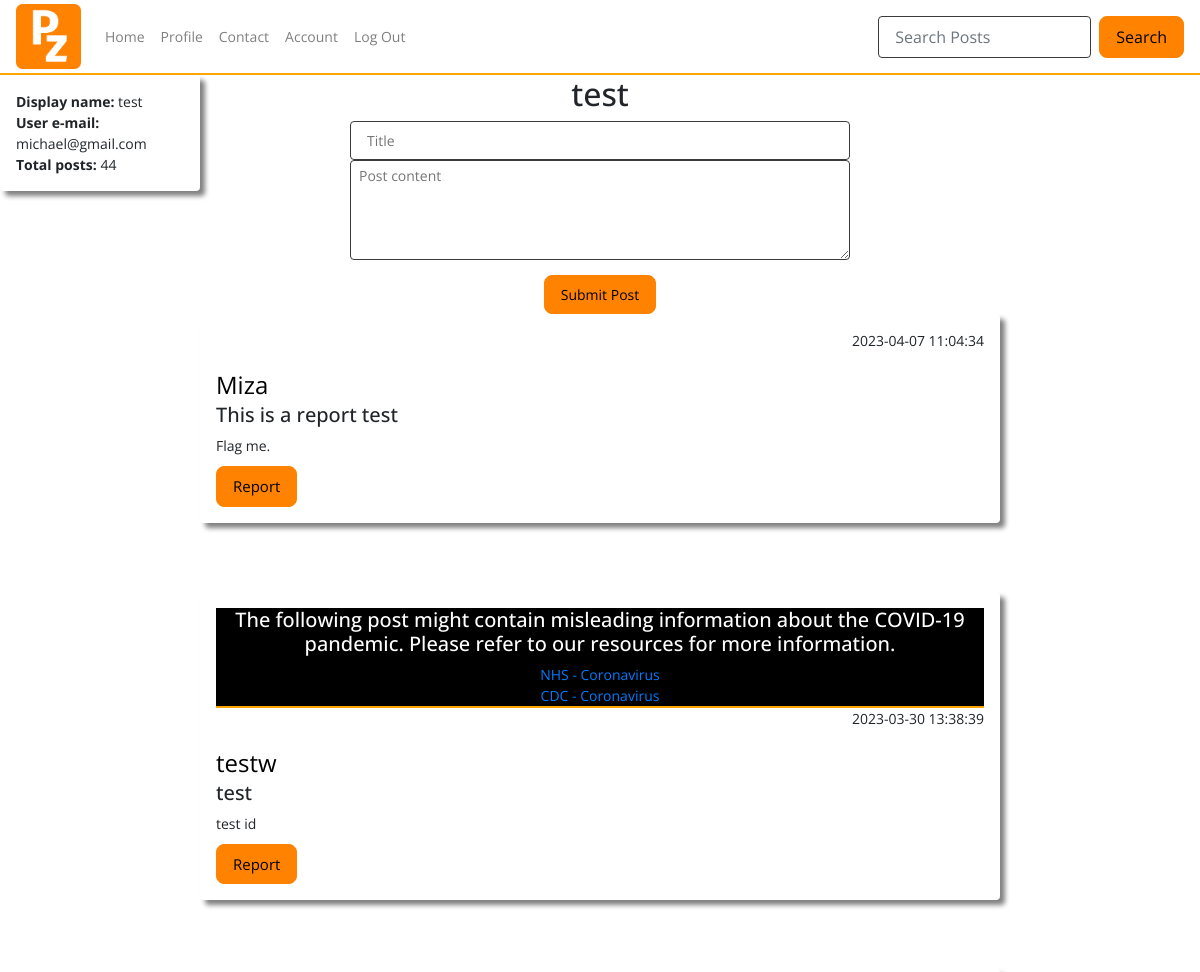
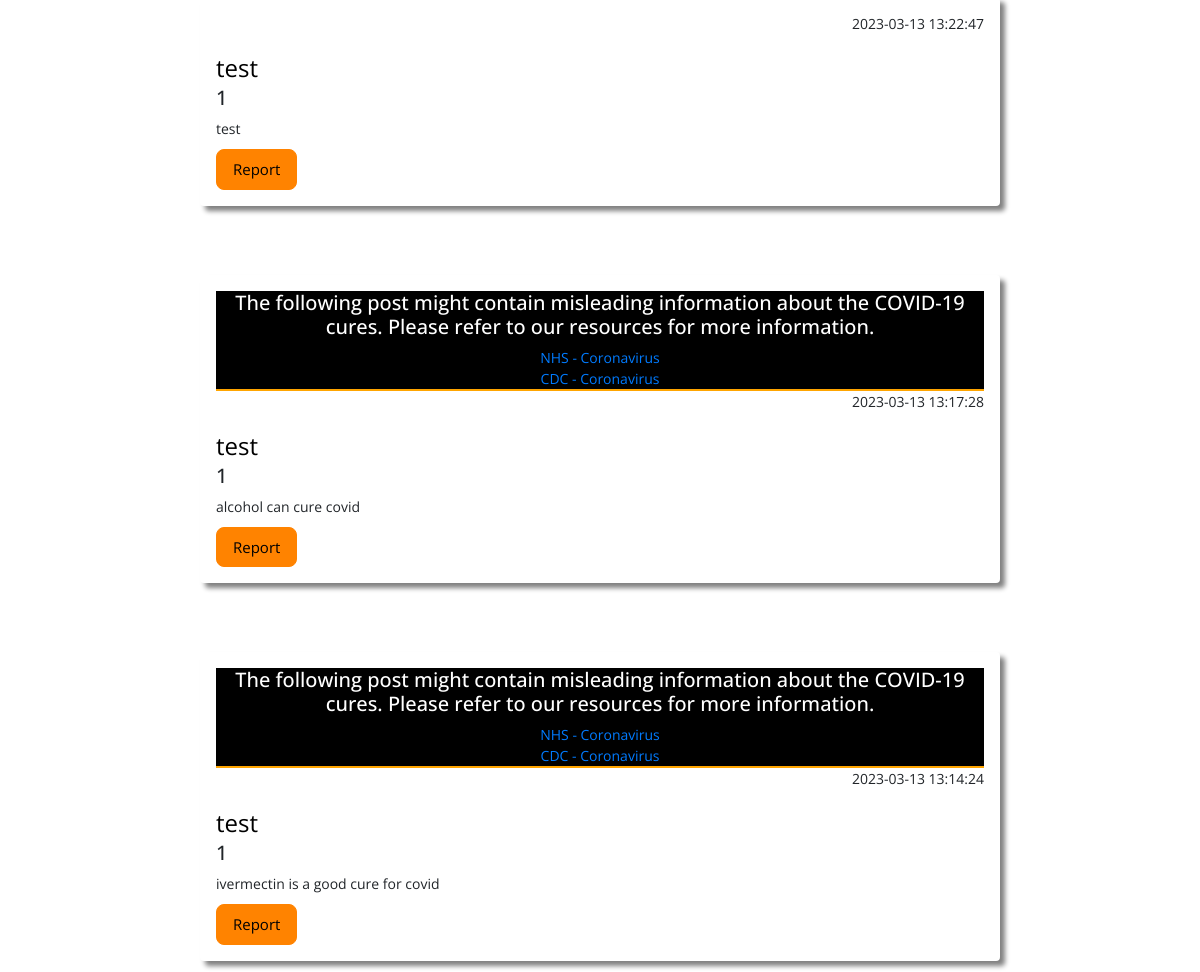
/index (signed in), run on an earlier commit of the app's database (2 pictures, top to bottom).
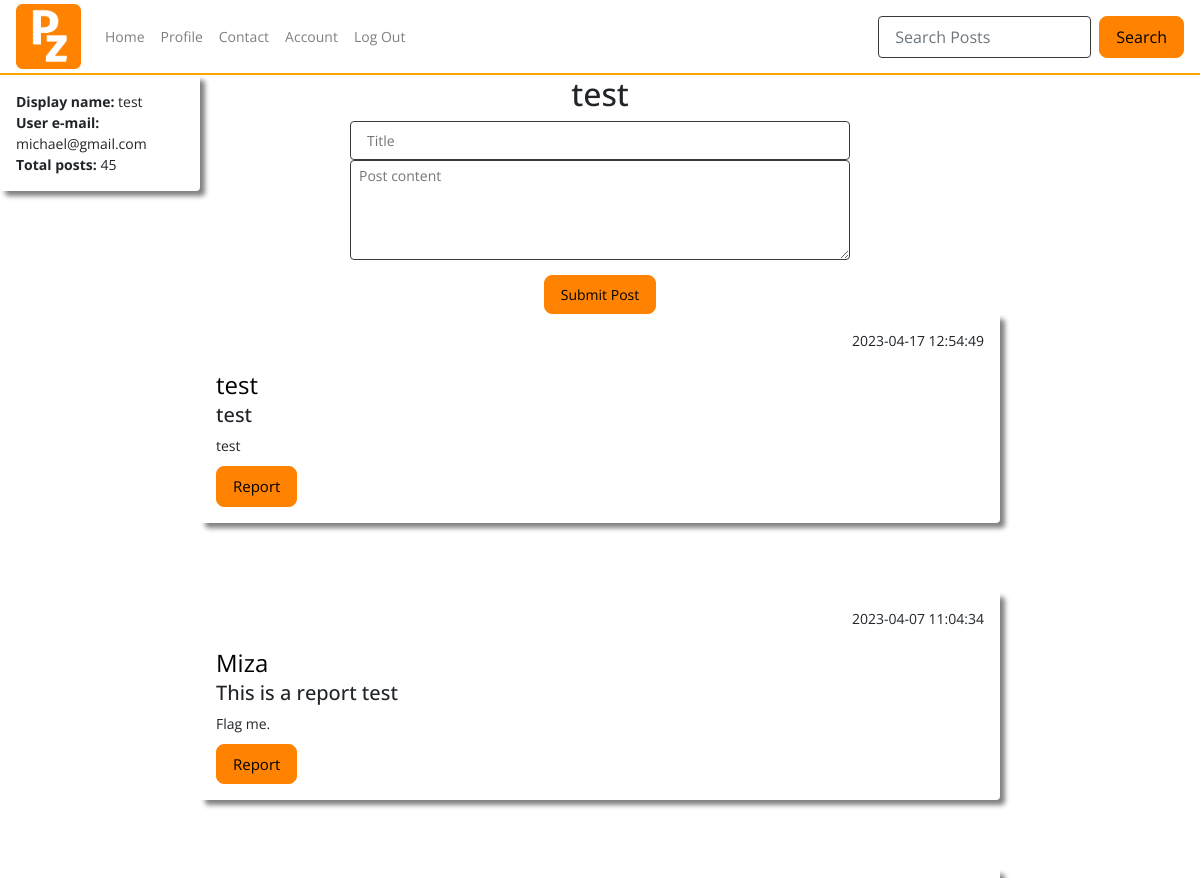
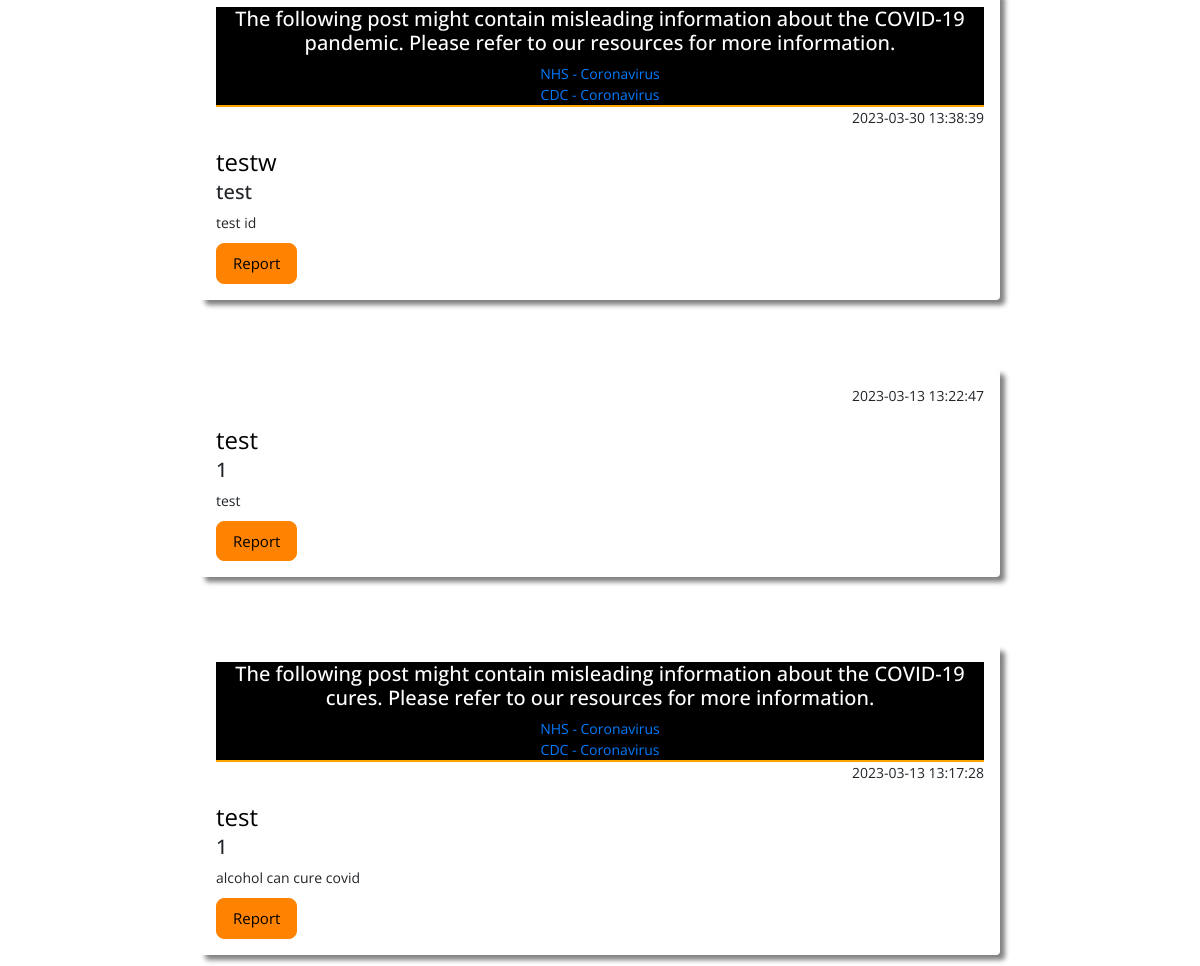
And on a later commit of the database (2 pictures, top to bottom).
### tables this page shows
CREATE TABLE users (
    ID INTEGER PRIMARY KEY AUTOINCREMENT,
    username TEXT NOT NULL,
    password TEXT NOT NULL,
    email TEXT NOT NULL UNIQUE
, user_type VARCHAR, whitelisted text, blacklisted text);

CREATE TABLE posts (
    ID INTEGER PRIMARY KEY AUTOINCREMENT,
    title TEXT NOT NULL,
    content TEXT NOT NULL,
    by_user TEXT NOT NULL,
    created_at timestamp default current_timestamp
, userID integer, flag_covid text, blacklisted text, flag_vaccine text, flag_tests text, flag_cures text, reported int, report_message text);

### app.py (the view)
@app.route("/index")
def posts():
   if not session.get('username'):
    return redirect(url_for('home'))
   page = request.args.get('page', 0, int)
   if page == 0:
        offset = 0
   else:
        offset = 5 * page
   reported = request.args.get('reported', 0, int)
   posts=query_db('SELECT * FROM posts ORDER BY created_at DESC LIMIT 5 OFFSET ?', [offset])
   user=query_db('SELECT * FROM users WHERE username = ?', [session['username']], True)
   conn = sqlite3.connect(DATABASE)
   cursor = conn.cursor()
   cursor.execute("SELECT COUNT(*) FROM posts WHERE by_user = ?", [session['username']])
   post_count = cursor.fetchone()[0]
   return render_template('index.html', posts = posts, user = user, post_count = post_count, reported = reported)

### app.py (called while the page is built)
def query_db(query, args=(), one=False):
    con = g._database = sqlite3.connect(DATABASE)
    con.row_factory = sqlite3.Row
    cur = con.execute(query, args)
    rv = cur.fetchall()
    cur.close()
    return (rv[0] if rv else None) if one else rv

### templates/index.html (shortened to what this page needs)
{% include "layout.html" %}
{% include "nav.html" %}
<body>
<div class="container-fluid create-post">
  <div class="row h-500">
    <div class="col-2 shadow p-3 mb-5 rounded acc_snippet">
      <b>Display name:</b> {{ user.username }}<br>
      <b>User e-mail:</b> {{ user.email }}<br>
      <b>Total posts:</b> {{ post_count }} <br>
  </div>
    <div class="col-8 text-center">
      <h2>{{session.username}}</h2>
      <form action="{{ url_for('post_submit') }}" method="POST" id="post_form">
        <input type="text" placeholder="Title" name="title" style="width: 500px" required/><br>
        <textarea placeholder="Post content" form="post_form" name="content" style="height: 100px; width: 500px" required></textarea>
        <br/>
        <input type="submit" value="Submit Post" />
      </form>
</div>
</div>
</div>
<div id="posts">
{% include "posts.html" %}
</div>
</body>

### templates/layout.html (shortened to what this page needs)
<!doctype html>
<head>
  <link href="{{ url_for('static', filename='css/bootstrap.min.css') }}" rel="stylesheet">
  <link href="{{ url_for('static', filename='css/style.css') }}" rel="stylesheet">
  <link href="https://cdnjs.cloudflare.com/ajax/libs/toastr.js/latest/toastr.min.css" rel="stylesheet">
  <link href="https://unpkg.com/aos@2.3.1/dist/aos.css" rel="stylesheet">
</head>

### templates/nav.html (shortened to what this page needs)
<nav class="navbar nav-main navbar-expand-lg navbar-light">
    <a class="navbar-brand">
      <img src="{{url_for('static', filename='assets/logo.png')}}" alt="logo" style="height: 65px;">
    </a>
    <div class="collapse navbar-collapse" id="navbarNav">
      <ul class="navbar-nav">
        <li class="nav-item">
          <a class="nav-link" href="{{ url_for('posts') }}">Home</a>
        </li>
        <li class="nav-item">
          <a class="nav-link" href="{{ url_for('profile') }}">Profile</a>
        </li>
        <li class="nav-item">
          <a class="nav-link" href="{{ url_for('contact') }}" data-toggle="modal" data-target="#contactModal">Contact</a>
        </li>
        <li class="nav-item">
          <a class="nav-link" href="{{ url_for('account_settings') }}">Account</a>
        </li>
        <li class="nav-item">
          <a class="nav-link" href="{{ url_for('logout') }}">Log Out</a>
        </li>
      </ul>
    </div>
    <form class="form-inline my-2 my-lg-0" method="get" action="{{ url_for('search_posts') }}">
      <input class="form-control mr-sm-2" type="text" name="query" placeholder="Search Posts">
      <button class="btn btn-outline-success my-2 my-sm-0" type="submit">Search</button>
    </form>
  </nav>

### templates/posts.html (shortened to what this page needs)
{% for post in posts %}
<div class="shadow mx-auto posts p-3 mb-5 rounded">
{% if post.flag_covid == "yes" %}
<div class="flagged_post">
  <h5>The following post might contain misleading information about the COVID-19 pandemic. Please refer to our resources for more information.</h5>
  <a href="https://www.nhs.uk/conditions/coronavirus-covid-19/">NHS - Coronavirus </a><br>
  <a href="https://www.cdc.gov/coronavirus/2019-ncov/index.html">CDC - Coronavirus</a>
</div>
{% endif %}
{% if post.flag_cures == "yes" %}
<div class="flagged_post">
  <h5>The following post might contain misleading information about the COVID-19 cures. Please refer to our resources for more information.</h5>
  <a href="https://www.nhs.uk/conditions/coronavirus-covid-19/">NHS - Coronavirus </a><br>
  <a href="https://www.cdc.gov/coronavirus/2019-ncov/index.html">CDC - Coronavirus</a>
</div>
{% endif %}
<p align="right">{{  post.created_at  }}</p>
<a class="post_username" href="{{ url_for('user_profile', username=post.by_user) }}">
  {{ post.by_user }}
</a>
<h5>{{ post.title }}</h5>
{{ post.content }}<br/>
<button type="button" class="report_button" data-toggle="modal" data-target="#reportModal{{ post.ID }}">Report</button>
</div>
<br/>
{% endfor %}

### static/css/style.css (style rules this page uses)
body { font-family: 'Open Sans', sans-serif; font-weight: 400px; font-size: 14px; }
.shadow { box-shadow: 5px 5px 5px grey; }
.posts { width: 800px; }
.create-post { margin-left: auto; margin-right: auto; justify-content: center; text-align: center; padding-top: -20px; }
.nav-main { background-color: rgb(255, 255, 255); border-bottom: 2px solid orange; height: 75px; }
.acc_snippet { width: 50%; height: 50%; text-align: left; }
.flagged_post { text-align: center; background-color: black; color: white; border-bottom: 2px solid orange; height: auto; width: auto; }
.report_button { background-color: #ff8300; border: 1px solid black; color: black; font-size: 15px; text-align: center; margin-top: 10px; }
.post_username { text-align: center; color: black; font-size: 24px; }
input[type=submit] { background-color: #ff8300; border: 1px solid #ff8300; width: auto; height: auto; padding: 8px 16px; border-radius: 8px; margin-top: 10px; }
button[type=submit] { background-color: #ff8300; border: 1px solid #ff8300; width: auto; height: auto; padding: 8px 16px; border-radius: 8px; margin-top: 10px; color: black; }
button[type=button] { border: 1px solid #ff8300; width: auto; height: auto; padding: 8px 16px; border-radius: 8px; margin-top: 10px; color: black; }
input[type=text] { border-radius: 4px; border: 1px solid rgb(58, 58, 58); padding: 8px 16px; }
textarea { border-radius: 4px; border: 1px solid rgb(58, 58, 58); padding: 4px 8px; }

What changed in the data, as far as the page shows it:
no longer on this page (row unchanged): posts: flag_cures "NHS - Coronavirus", created_at "2023-03-13 13:14:24", by_user "test", title "1", content "ivermectin is a good cure for covid"
added posts: created_at "2023-04-17 12:54:49", by_user "test", title "test", content "test"
Also different on the page:
{{ post_count }}: "44" → "45"
